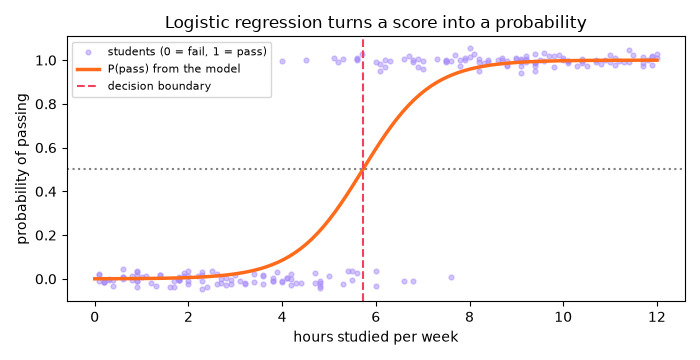

The Python source for this figure:
"""
Session 14 · Example 1: supervised learning - logistic regression for classification
------------------------------------------------------------------------------------
Question: from hours studied, can we predict whether a student passes?
Logistic regression outputs a PROBABILITY with the sigmoid function
    p = 1 / (1 + e^-(b0 + b1*x))
and predicts "pass" when p >= 0.5.
Run:  python session-14_logistic_regression.py
"""
import matplotlib
matplotlib.use("Agg")
import matplotlib.pyplot as plt
import numpy as np
from sklearn.linear_model import LogisticRegression
from sklearn.metrics import accuracy_score, confusion_matrix, precision_score, recall_score, classification_report
from sklearn.model_selection import train_test_split

def sigmoid(z):
    return 1 / (1 + np.exp(-z))
print("sigmoid squashes any number into (0, 1):", {z: round(float(sigmoid(z)), 3) for z in (-6, -2, 0, 2, 6)})

rng = np.random.default_rng(14)
hours = rng.uniform(0, 12, 200).round(1)
passed = (rng.random(200) < sigmoid(1.1 * (hours - 5.5))).astype(int)      # the hidden 'true' rule
X = hours.reshape(-1, 1)                                                   # scikit-learn wants a 2-D X
X_train, X_test, y_train, y_test = train_test_split(X, passed, test_size=0.25, random_state=0, stratify=passed)

model = LogisticRegression()
model.fit(X_train, y_train)                                                # learn b0 and b1
b0, b1 = model.intercept_[0], model.coef_[0, 0]
print(f"\nlearned: b0 = {b0:.2f}, b1 = {b1:.2f}  -> 50 % chance at {-b0 / b1:.1f} hours")
print(f"each extra hour multiplies the odds of passing by e^b1 = {np.exp(b1):.2f}")

for h in [2, 5, 6, 9]:
    p = model.predict_proba([[h]])[0, 1]
    print(f"  {h:>2} hours -> P(pass) = {p:.2f} -> predict {'pass' if p >= 0.5 else 'fail'}")

pred = model.predict(X_test)
print("\naccuracy :", round(accuracy_score(y_test, pred), 3))
print("precision:", round(precision_score(y_test, pred), 3), "(of predicted passes, how many really passed)")
print("recall   :", round(recall_score(y_test, pred), 3), "(of real passes, how many we caught)")
tn, fp, fn, tp = confusion_matrix(y_test, pred).ravel()
print(f"confusion matrix: TN={tn} FP={fp} FN={fn} TP={tp}")
print(classification_report(y_test, pred, target_names=["fail", "pass"]))

xs = np.linspace(0, 12, 200).reshape(-1, 1)
fig, ax = plt.subplots(figsize=(7, 3.6))
ax.scatter(hours, passed + rng.normal(0, 0.02, 200), s=12, alpha=0.5, color="#A78BFA", label="students (0 = fail, 1 = pass)")
ax.plot(xs, model.predict_proba(xs)[:, 1], color="#FF6B1A", lw=2.5, label="P(pass) from the model")
ax.axhline(0.5, color="gray", ls=":"); ax.axvline(-b0 / b1, color="#F43F5E", ls="--", label="decision boundary")
ax.set_xlabel("hours studied per week"); ax.set_ylabel("probability of passing"); ax.legend(fontsize=8)
ax.set_title("Logistic regression turns a score into a probability")
fig.tight_layout(); fig.savefig("session-14_logistic_regression.png", dpi=100)
print("Saved session-14_logistic_regression.png")
